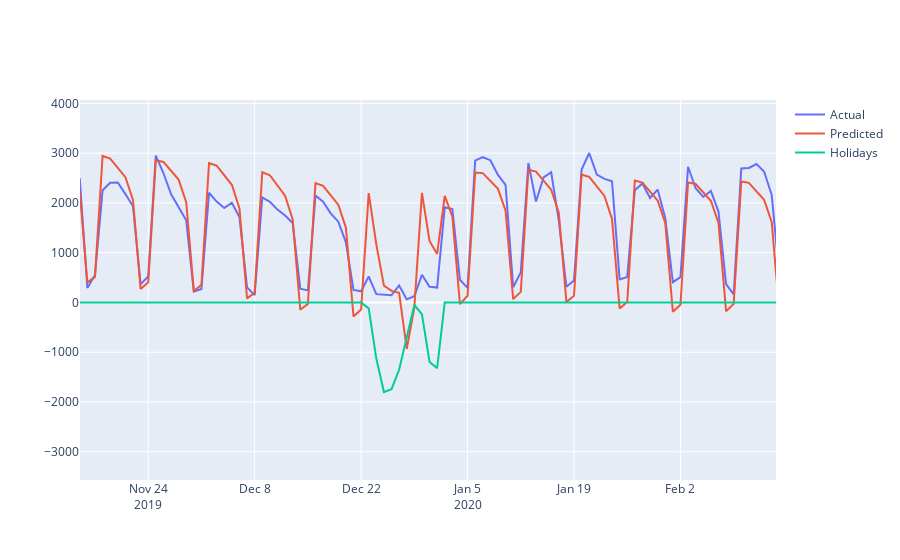

Write notebook code for a chart like this one.
### Markdown cell above
There seems to be an issue with the predictions during Christmas, so the data points need augmentation before passing to the model. According to Konrad's NB:

> `ds` - so we know when the holiday of interest occurs.
> 
> `lower_window` and `upper_window`: those two parameters allow us to incorporate the effect before/after the date, respectively. In our example below lower_window equals -1, meaning we anticipate a drop in the number of commuters a day before Christmas, whereas upper_window is 7 - with a lot of people taking time off between Christmas and New Year, the bicycle traffic is likely to decrease for approximately a week.

### Code cell
christmas = pd.DataFrame({
    'holiday' : 'Christmas',
    'ds' : pd.to_datetime(['2017-12-24', '2018-12-24', '2019-12-24', '2020-12-24']),
    'lower_window': -1,
    'upper_window': 7
})

m = Prophet(holidays=christmas)
m.add_country_holidays(country_name='NO')
m.fit(bikerides)
future = m.make_future_dataframe(periods=0, freq='D')
forecast = m.predict(future)

fig = go.Figure(layout={'height': 650})
# Create and style traces
fig.add_trace(go.Scatter(x=bikerides['ds'], y=bikerides['y'], name='Actual',))
fig.add_trace(go.Scatter(x=forecast['ds'], y=forecast['yhat'], name='Predicted',))
fig.add_trace(go.Scatter(x=forecast['ds'], y=forecast['holidays'], name='Holidays',))
fig.show()

### Figure 1 — Plotly figure (JSON) as saved in the notebook; plotly's stock layout.template omitted (floating-point values rounded to 4 significant figures; data arrays with more than 128 entries replaced by an {"elided": "..."} marker saying what was removed)
{"data": [{"name": "Actual", "type": "scatter", "x": {"elided": "1273 str values"}, "y": {"elided": "1273 int values"}}, {"name": "Predicted", "type": "scatter", "x": {"elided": "1273 str values"}, "y": {"elided": "1273 float values"}}, {"name": "Holidays", "type": "scatter", "x": {"elided": "1273 str values"}, "y": {"elided": "1273 float values"}}], "layout": {"autosize": true, "xaxis": {"autorange": false, "range": ["2019-11-15 00:42:22.8659", "2020-02-14 13:35:42.7092"], "type": "date"}, "yaxis": {"autorange": false, "range": [-3566.0, 4068.0], "type": "linear"}}}
